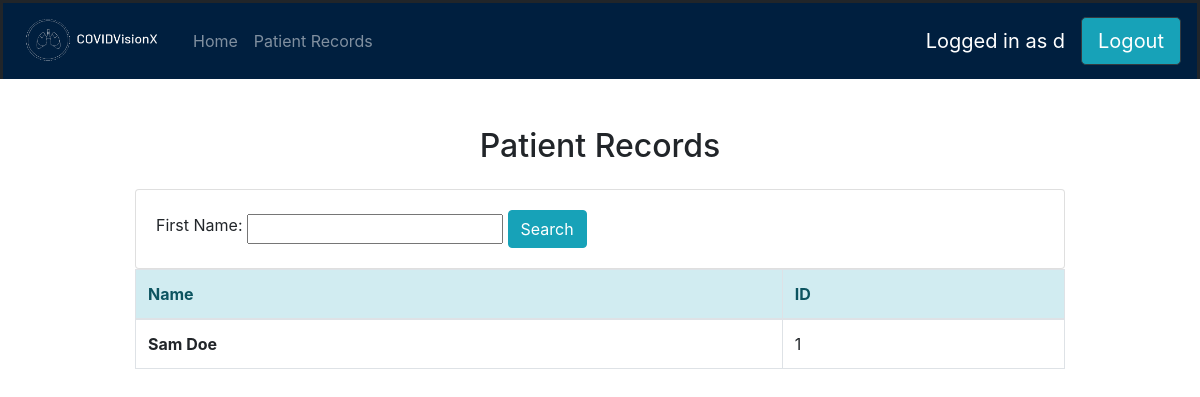
Page /patientRecords (signed in) on the committed database.
### login_system/models.py (models this page shows, shortened)
class User(AbstractUser):
    class Role(models.TextChoices):
        ADMIN = "admin", "Admin"
        DOCTOR = "doctor", "Doctor"
        NURSE = "nurse", "Nurse"
    base_role = Role.ADMIN
    role = models.CharField(
        "Role", max_length=50, choices=Role.choices, default=base_role
    )
    otp = models.CharField(max_length=6, null=True, blank=True)
    otp_created_at = models.DateTimeField(null=True, blank=True)

### svmApp/models.py (models this page shows, shortened)
class PatientModel(models.Model):
    FEMALE = "F"
    MALE = "M"
    GENDER_CHOICES = (
        (FEMALE, "Female"),
        (MALE, "Male"),
    )
    firstName = models.CharField("First Name", max_length=100)
    lastName = models.CharField("Last Name", max_length=100)
    gender = models.CharField("Gender", max_length=1, choices=GENDER_CHOICES)
    dateofbirth = models.DateField(
        "Date of Birth",
        validators=[
            MinValueValidator(date(1900, 1, 1)),
            MaxValueValidator(now().date()),
        ],
    )
    assigned_user = models.ForeignKey(User, on_delete=models.DO_NOTHING, null=True)
    class Meta:
        ...

### svmApp/views.py (the view)
# urls.py: path("patientRecords", views.patientRecords, name="patientRecords"),
@user_passes_test(check_doctor_nurse)
def patientRecords(request):
    all_patients = PatientModel.objects.all()
    myFilter = PatientFilter(request.GET, queryset=all_patients)
    patients = myFilter.qs
    page = request.GET.get("page", 1)
    paginator = Paginator(patients, 5)
    try:
        patients = paginator.page(page)
    except PageNotAnInteger:
        patients = paginator.page(1)
    except EmptyPage:
        patients = paginator.page(paginator.num_pages)
    context = {"patients": patients, "myFilter": myFilter}
    return render(request, "patientRecords.html", context)

### login_system/login_checks.py (called while the page is built)
def check_doctor_nurse(user):
    if user.is_anonymous:
        return False
    return user.role in (User.Role.DOCTOR, User.Role.NURSE)

### template/patientRecords.html (shortened to what this page needs)
{% extends 'base.html' %}
{% block content %}
<body>
<h2 class="text-center mb-4">Patient Records</h2>
  <div class="container" style="max-width: 80%;">
    <div class='card card-body'>
    	<form method='get'>
    		<span class="align-middle">
          <label for="firstName" class="text-center">First Name: </label>
        </span>
    		<span class="align-middle">
          <input type="text" name="firstName">
        </span>
        <span class="align-middle">
          <button type='submit' class="btn btn-info">Search</button>
        </span>
    	</form>
    </div>
    <table class="table table-hover table-bordered">
  <thead class="alert-info">
    <tr>
      <th scope="col">Name</th>
      <th scope="col">ID</th>
    </tr>
  </thead>
  <tbody>
  	{% for patient in patients %}
    <tr>
      <th scope="row">
      	<a href=" {% url 'patientProfile' patient.id %} " style="color:inherit;">{{ patient.firstName }} {{ patient.lastName }}</a>
      </th>
      <td>{{ patient.pk }}</td>
    </tr>
    {% endfor %}
  </tbody>
</table>
{% endblock %}

### template/base.html (shortened to what this page needs)
{% load static %}
<!DOCTYPE html>
<html>
  <head>
    <link rel="stylesheet" href="https://stackpath.bootstrapcdn.com/bootstrap/4.5.2/css/bootstrap.min.css"
>
  </head>
  <body>
    <nav class="navbar navbar-expand-lg navbar-dark"
      style="background-color: #001f3f; border-bottom: 0px; border-style: solid;">
      <ul class="navbar-nav mr-auto justify-content-center">
        {% if user.role == "admin" %}
        <li class="nav-item">
          <img src="{% static 'logo_b-removebg-preview.png' %}" alt="Logo" width="180" height="60">
        </li>
        <li class="nav-item active">
          <a class="nav-link" href="{% url 'user_table' %}">User Table <span class="sr-only">(current)</span></a>
        </li>
        <li class="nav-item">
          <a class="nav-link" href="{% url 'createUser' %}">Create User</a>
        </li>
        {% elif user.role == "doctor" %}
        <li class="nav-item">
          <a class="navbar-brand" href="{% url 'home' %}">
            <img src="{% static 'logo_b-removebg-preview.png' %}" alt="Logo" width="150" height="50">
          </a>
        </li>
        <li class="nav-item">
          <a class="nav-link" href="{% url 'home' %}">Home</a>
        </li>
        <li class="nav-item">
          <a class="nav-link" href="{% url 'patientRecords' %}">Patient Records</a>
        </li>
        {% endif %}
      </ul>
      <ul class="navbar-nav">
        <li class="nav-item">
          <div class="navbar-brand">Logged in as {{ user.username }}</div>
        </li>
      </ul>
      <ul class="navbar-nav">
        <li class="nav-item">
          <a class="btn btn-dark btn-lg btn-block bg-info" href="{% url 'login' %}">Logout</a>
        </li>
      </ul>
    </nav>
    <br><br>
    {% block content %}
    {% endblock %}
  </body>
</html>

### template/base.html (style rules this page uses)
.navbar-nav { display: flex; align-items: center; height: 100%; }

### rows in the picture
User: username "d"
PatientModel: firstName "Sam", lastName "Doe", pk "1"
